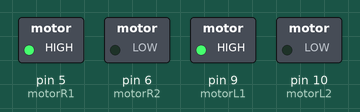
A sketch run on a simulated Arduino Uno, built with avr-gcc and run on an emulated ATmega328P. Shown: switched loads named in the sketch (green lamp = pin HIGH).

Above: at 0.1 s.
Timing chart, 0 to 1.6 s (numbered marks = the images above):
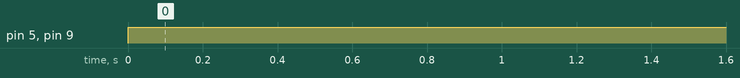

The sketch:

lab-04-motors.ino
```cpp
/* motorPins - Written by Siddharth Nema 2021.11.09
   This code is written to drive two motorPinss forward, then reverse in a loop
   constant, motorPins control */

const int motorPins[] = {5, 6, 9, 10}; //Declare constants for motorPins pins
const int motorR1 = 5;
const int motorR2 = 6;
const int motorL1 = 9;
const int motorL2 = 10;

void setup()
{
    pinMode(motorR1, OUTPUT);
    pinMode(motorR2, OUTPUT);
    pinMode(motorL1, OUTPUT);
    pinMode(motorL2, OUTPUT);
}

void loop()
{
    motorMove(255, 0, 255, 0, 2000);
}

void motorMove(int rVal1, int rVal2, int lVal1, int lVal2, int time)
{
    analogWrite(motorR1, rVal1);
    analogWrite(motorR2, rVal2);
    analogWrite(motorL1, lVal1);
    analogWrite(motorL2, lVal2);
    delay(time);
}
```

Measured:
- by itself, pin 5 (motorR1), pin 9 (motorL1): LOW → HIGH at 0.00 s
